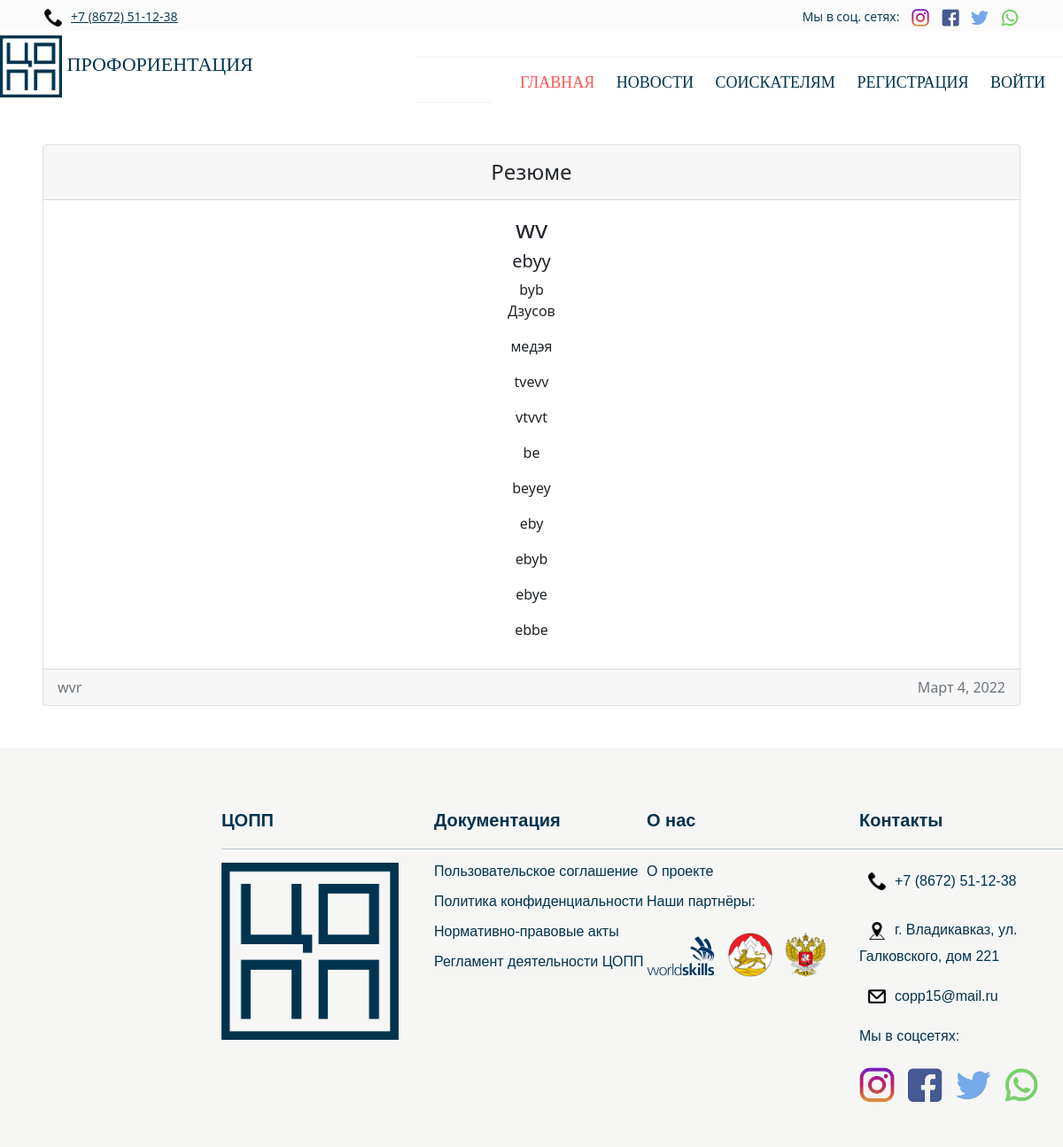
Screenshot of /resumeout/2 with the database file from the repository.
### resumeout/models.py (models this page shows, shortened)
class Resumeout(models.Model):
    last_name = models.CharField('Фамилия', max_length=50)
    first_name = models.CharField('Имя', max_length=50)
    number = models.CharField('Номер телефона', max_length=50)
    city = models.CharField('Проживаете в городе/селе', max_length=50)
    dater = models.CharField('Дата рождения', max_length=50)
    date = models.DateField('Дата размещения')
    gender = models.CharField('Пол', max_length=10)
    opat_rabot = models.CharField('Опыт работы, Даты опыта работы, Организация в которой работал', max_length=100)
    special = models.CharField('Специальность', max_length=100)
    o_sebe = models.CharField('О себе, Вод.Уд, Навыки', max_length=500)
    obrazov = models.CharField('Образование', max_length=50)
    obraz_ucher = models.CharField('Образовательное учереждение, Даты обучения, Специальность,Факультет,', max_length=150)
    leanguage = models.CharField('Языки', max_length=100)
    komandirovka = models.CharField('Готовность к командировкам', max_length=50)
    zanyatost = models.CharField('Занятость', max_length=50)
    class Meta:
        verbose_name = 'Резюме вывод'
        verbose_name_plural = 'Резюме вывод'
        ordering = ['-date']

### resumeout/views.py (the view)
# urls.py: path('<int:pk>', views.NewsDetailView.as_view(), name='news_detail')
class NewsDetailView(DetailView):
    model = Resumeout
    template_name = 'resumeout/html/detail_view1.html'
    context_object_name = 'resumeout'

### resumeout/templates/resumeout/html/detail_view1.html (shortened to what this page needs)
{% load static %}
<!doctype html>
<html lang="ru">
<head>
    <link rel="stylesheet" href="{% static 'vacan/css/style.css' %}">
    <link rel="stylesheet" href="{% static 'main/css/all.css' %}">
    <link rel="stylesheet" href="{% static 'main/css/about-site.css' %}">
    <link rel="stylesheet" href="{% static 'main/css/advantage.css' %}">
    <link rel="stylesheet" href="{% static 'main/css/const-line.css' %}">
    <link rel="stylesheet" href="{% static 'main/css/contacts-block.css' %}">
    <link rel="stylesheet" href="{% static 'main/css/footer.css' %}">
    <link rel="stylesheet" href="{% static 'main/css/menu.css' %}">
    <link rel="stylesheet" href="{% static 'main/css/our-partners.css' %}">
    <link rel="stylesheet" href="{% static 'main/css/parallax.css' %}">
    <link rel="stylesheet" href="{% static 'main/css/registration-form.css' %}">
    <link rel="stylesheet" href="{% static 'main/css/resume-block.css' %}">
    <link rel="stylesheet" href="{% static 'main/css/tape.css' %}">
    <link rel="stylesheet" href="https://cdn.jsdelivr.net/npm/bootstrap@5.0.2/dist/css/bootstrap.min.css">
</head>
<body>
        <div class="const_line">
            <p id="left_const_line"><a href="tel:+78672511238"><img src="{% static 'main/img/telephone.png' %}" alt="telephone">+7 (8672) 51-12-38</a></p>
            <p id="right_const_line">Мы в соц. сетях:
                <a href="https://www.instagram.com/copp__rso/" target="_blank"><img src="{% static 'main/img/instagram.png' %}" alt="instagram" style="margin-left: 10px;"></a>
                <a href="https://www.facebook.com/copp.15" target="_blank"><img src="{% static 'main/img/facebook.png' %}" alt="facebook"></a>
                <a href="https://twitter.com/copp_spb" target="_blank"><img src="{% static 'main/img/twitter.png' %}" alt="twitter"></a>
                <a href="https://wa.me/+78672511238" target="_blank"><img src="{% static 'main/img/whatsapp.png' %}" alt="whatsapp"></a>
            </p>
        </div>
    <div id="empty"></div>
    <div id="header">
        <div class="logo-wrap">
            <a href="index.html">
                <div id="logo">
                    <img src="{% static 'main/img/main/blueLogo.png' %}" alt="logo">
                    ПРОФОРИЕНТАЦИЯ
                </div>
            </a>
        </div>
        <div id="menu">
            <hr id="hr_before">
            <div id="menu-wrap">
                <ul class="menu">
                    <li><a style="color: rgb(255, 84, 84);" href="{% url 'home'%}">ГЛАВНАЯ</a></li>
                    <li><a href="{% url 'news' %}">НОВОСТИ</a></li>
                    <li id="seekers"><a href="{% url 'vacan' %}">СОИСКАТЕЛЯМ</a>
                    </li>
                    {% if request.user.is_authenticated %}
                            <li>Добро пожаловать, {{ user.username }} /</li>
                            <li><a href="{% url 'logout' %}">Выход</a></li>
                        {%else%}
                            <li><a href="{% url 'register' %}">РЕГИСТРАЦИЯ</a></li>
                            <li><a href="{% url 'login' %}">ВОЙТИ</a></li>
                        {% endif %}
                </ul>
            </div>
            <hr id="hr_after">
        </div>
    </div>
<section class="container-fluid about_applicant p-5">
        <div class="applicant card text-center">
         <div class="card-header pt-2">
             <h4 class="pt-2">Резюме</h4>
         </div>
         <div class="card-body">
         <h3 class="card-title">{{ resumeout.special }}</h1>
         <h5 class="card-text">{{ resumeout.opat_rabot }}</h3>
         <h8>{{ resumeout.o_sebe }}</h8><br>
         <p>{{ resumeout.last_name }}</p>
         <p>{{ resumeout.first_name }}</p>
         <p>{{ resumeout.city }}</p>
         <p>{{ resumeout.dater }}</p>
         <p>{{ resumeout.gender }}</p>
         <p>{{ resumeout.obrazov }}</p>
         <p>{{ resumeout.obraz_ucher }}</p>
         <p>{{ resumeout.leanguage }}</p>
         <p>{{ resumeout.komandirovka }}</p>
         <p>{{ resumeout.zanyatost }}</p>
         </div>
         <div class="card-footer text-muted d-flex justify-content-between">
         <h8>{{ resumeout.number }}</h8>
         <h8>{{ resumeout.date }}</h8>
         </div>
         </div>
     </section>
    <div class="footer">
                <div class="ul">
                    <div class="footer_column">
                            <div class="footer_content">
                                <p class="footer_head">ЦОПП</p><hr>
                                <a href="https://copp15.ru/"><img src="{% static 'main/img/logoCopp.png' %}" id="logo-copp" alt="logo"></a>
                            </div>
                        </div>
                    <div class="footer_column">
                        <div class="footer_content">
                            <p class="footer_head">Документация</p><hr>
                            <p><a href="https://drive.google.com/drive/folders/1o1LztE8b--L0l-roRAbLAuYdr0ks8-N_?usp=sharing" target="_blank">Пользовательское соглашение</a></p>
                            <p><a href="https://drive.google.com/drive/folders/1Nt3H-qpHo728Ep5PRp3-IOkUpVXnhzL_?usp=sharing" target="_blank">Политика конфиденциальности</a></p>
                            <p><a href="https://drive.google.com/drive/folders/1gmuz6909j_aXigFQ7CpZxq6aLQ6d5z2e?usp=sharing" target="_blank">Нормативно-правовые акты</a></p>
                            <p><a href="https://drive.google.com/drive/folders/1oBd42zRh1j2lfFuz2_OeqSkk_0o_4IoA?usp=sharing" target="_blank">Регламент деятельности ЦОПП</a></p>
                        </div>
                    </div>
                    <div class="footer_column">
                            <div class="footer_content" id="partners">
                                <p class="footer_head">О нас</p><hr>
                                <p><a href="https://worldskills.ru/nashi-proektyi/czentr-operezhayushhej-professionalnoj-podgotovki.html" target="_blank">О проекте</a></p>
                                <p>Наши партнёры:</p>
                                <a href="https://worldskills.ru/" target="_blank"><img src="{% static 'main/img/worldskills.jpg' %}" alt="worldskills_logo"></a>
                                <a href="http://mon.alania.gov.ru/" target="_blank"><img src="{% static 'main/img/minobr.jpg' %}" alt=minobr_logo></a>
                                <a href="https://edu.gov.ru/" target="_blank"><img src="{% static 'main/img/minpros.jpg' %}" alt="minpros_logo"></a>
                            </div>
                        </div>
                    <div class="footer_column">
                            <div class="footer_content" id="contacts">
                                <p class="footer_head">Контакты</p><hr>
                                <p><a href="tel:+78672511238"><img src="{% static 'main/img/telephone.png' %}" alt="telephone">+7 (8672) 51-12-38</a></p>
                                <div><address><img src="{% static 'main/img/address.png' %}" alt="address">г. Владикавказ, ул. Галковского, дом 221</address></div>
                                <p><a href="mailto:'tsopp15@gmail.com'"><img src="{% static 'main/img/post.png' %}" alt="mail">copp15@mail.ru</a></p>
                                <p>Мы в соцсетях:</p>
                                <a class="social-nets" href="https://www.instagram.com/copp__rso/" target="_blank"><img src="{% static 'main/img/instagram.png' %}" alt="instagram"></a>
                                <a class="social-nets" href="https://www.facebook.com/copp.15" target="_blank"><img src="{% static 'main/img/facebook.png' %}" alt="facebook"></a>
                                <a class="social-nets" href="https://twitter.com/copp_spb" target="_blank"><img src="{% static 'main/img/twitter.png' %}" alt="twitter"></a>
                                <a class="social-nets" href="https://wa.me/+78672511238" target="_blank"><img src="{% static 'main/img/whatsapp.png' %}" alt="whatsapp"></a>
                            </div>
                        </div>
                </div>
            </div>
</body>
</html>

### vacan/static/vacan/css/style.css (style rules this page uses)
* { margin: 0; padding: 0; }
.card { justify-content: space-between; }
.applicant { width: 100%; display: flex; flex-direction: column; }
.card-footer { display: flex; justify-content: space-between; }
.card-header { display: flex; justify-content: center; }

### main/static/main/css/all.css (style rules this page uses)
body { width: 1900px; padding: 0; margin: 0 auto; margin-top: 5px; display: flex; flex-direction: column; }
* { padding: 0; margin: 0; box-sizing: border-box; }
:root { --light-body: #f3f8fe; --light-main: #fdfdfd; --light-second: #c3c2c8; --light-hover: #edf0f5; --light-text: #00334E; --blue: #00334E; --white: #fff; --yellow: #FFC208; --shadow: rgba(100, 100, 111, 0.2) 0px 7px 29px 0px; --font-family: cursive; --bg-body: var(--light-body); --bg-main: var(--light-main); --bg-second: var(--light-second); --color-hover: var(--light-hover); --color-txt: var(--light-text); }

### main/static/main/css/const-line.css (style rules this page uses)
.const_line { margin: 0; padding: 0; width: 100%; height: 35px; background-color: #fbfbfb; font-family: "Open Sans", sans-serif; font-size: 14px; position: fixed; z-index: 1; margin-bottom: 10px; color: #03334E; top: 0; left: 0; min-width: 800px; }
#left_const_line { float: left; margin-left: 40px; }
#left_const_line a { color: #03334E; }
#left_const_line img { width: 20px; height: 20px; margin:10px; vertical-align: middle; }
#right_const_line { float: right; margin-right: 40px; }
#right_const_line img { width: 20px; height: 20px; margin: 10px; margin-left: 0; vertical-align: middle; }
#empty { width: 100%; height: 35px; }

### main/static/main/css/footer.css (style rules this page uses)
body { width: 100%; margin: 0; padding: 0; }
.footer { width: 100%; height: 450px; background-color: #f6f6f5; padding: 50px 250px; }
.footer .ul { font: 16px Verdana, Geneva, sans-serif; list-style-type: none; color: #00334E; display: flex; justify-content: space-around; height: 100%; }
.footer .ul .footer_column { width: 350px; float: left; text-align: left; }
.footer .ul .footer_column .footer_content { width: 240px; height: 98px; display: inline-block; text-align: left; }
.footer_head { font-size: 20px; font-weight: bold; }
.footer p { display: block; margin-top: 1em; margin-bottom: 1em; margin-left: 0; margin-right: 0; }
.footer a { color: #00334E; text-decoration: none; }
.footer hr { margin-bottom: 15px; }
.footer #logo-copp { width: 200px; height: 200px; }
.footer #partners img { width: auto; height: 50px; margin:10px; margin-left: 0; }
.footer #contacts img { width: 20px; height: 20px; margin:10px; vertical-align: middle; }
.footer #contacts .social-nets img { width: 40px; height: 40px; margin:10px; margin-left: 0; }

### main/static/main/css/menu.css (style rules this page uses)
#header { height: 80px; margin: auto auto; list-style-type: none; font-family: Kepler, serif; margin-left: auto; margin-right: auto; width: 1200px; padding: 5px 0; }
.menu { font-size: 18px; float: right; }
.menu li { display: inline; padding-right: 20px; }
.menu a { color:#00334E; text-decoration:none }
.menu > li { position: relative; padding-bottom: 30px; }
#hr_before { margin-bottom: 15px; color:#CACACA; }
#hr_after { margin-top: 15px; color:#CACACA; }
#logo { margin: 0; padding: 0; font-size: 22px; float: left; color: #00334E; }
#logo img { height: 70px; width: 70px; vertical-align: middle; display: inline-block; }
#menu { padding: 8px 0; width: 730px; float: right; height: 70px; }
#menu-wrap { height: 20px; }
.logo-wrap { width:470px; float: left; height: 70px; }

### rows the page displays
Resumeout: special "wv", opat_rabot "ebyy", o_sebe "byb", last_name "Дзусов", first_name "медэя", city "tvevv", dater "vtvvt", gender "be", obrazov "beyey", obraz_ucher "eby", leanguage "ebyb", komandirovka "ebye", zanyatost "ebbe", number "wvr", date "Март 4, 2022"
